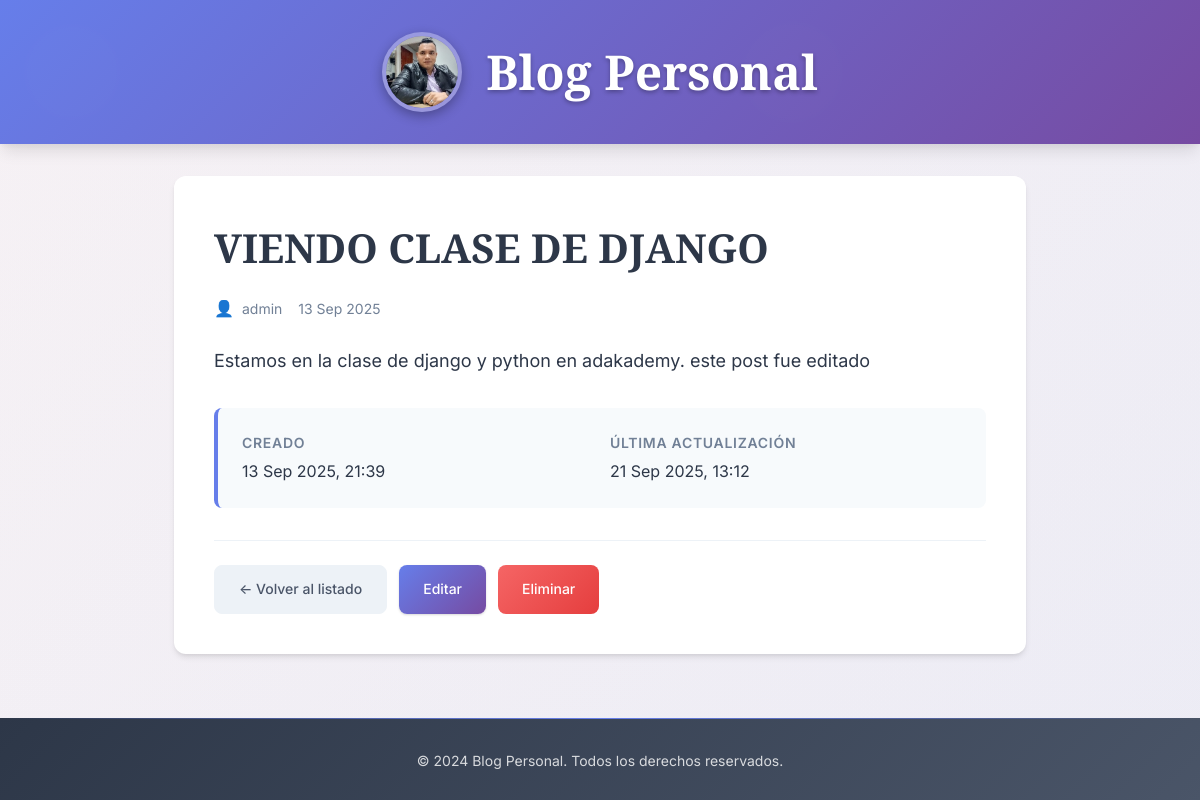
Before: /post/1/ with the older database file.
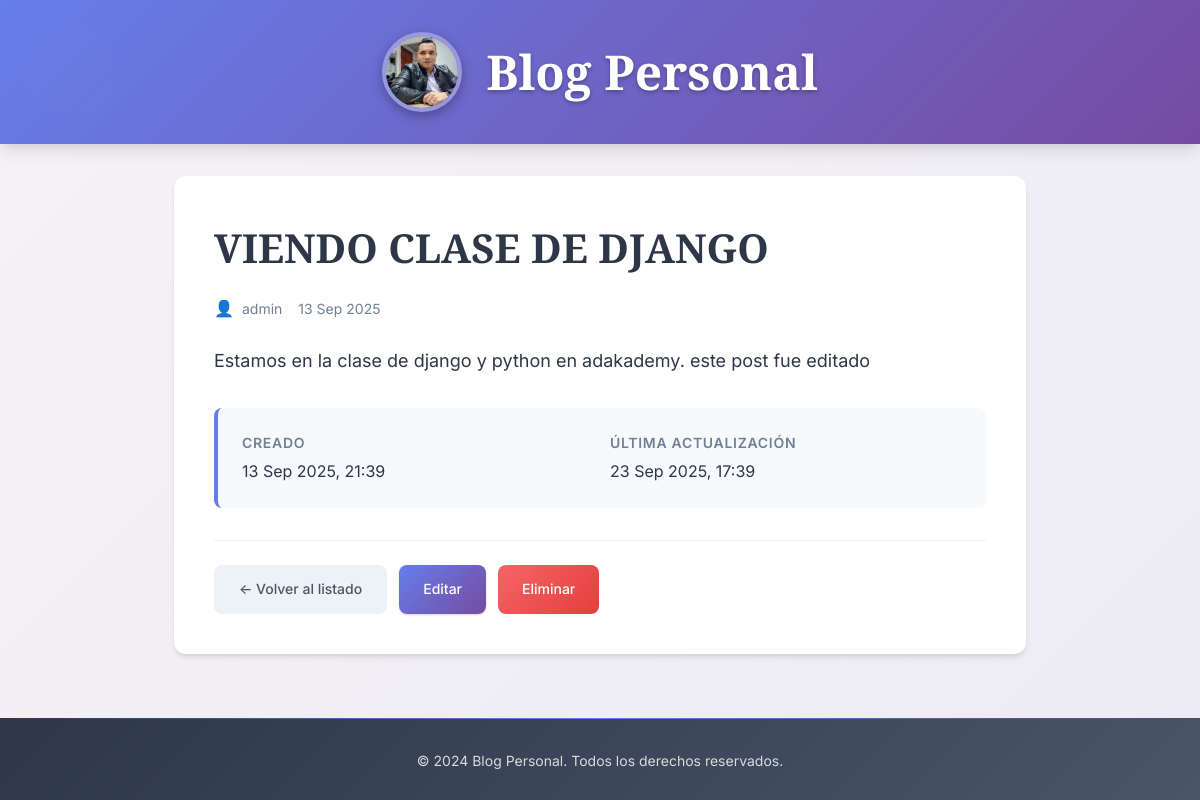
After: the same page with the newer database file.
### blogs/models.py (models this page shows, shortened)
class Post(models.Model):
    title = models.CharField(max_length=200)
    body = models.TextField()
    created_at = models.DateTimeField(
        auto_now_add=True
    )  # toma el tiempo automaticament del sistem o pc
    updated_at = models.DateTimeField(
        auto_now=True
    )  # toma el tiempo automaticament del sistem o pc
    author = models.ForeignKey(
        "auth.User", on_delete=models.CASCADE
    )  # toma el usario de la tabla auth_user de la base de datos de usuario por defecos de django

### blogs/views.py (the view)
# urls.py: path("post/<int:pk>/", PostDetailView.as_view(), name="post_detail"),
class PostDetailView(DetailView):
    model = Post
    template_name = "post_detail.html"

### templates/post_detail.html (shortened to what this page needs)
{% extends "_base.html" %}
{% block content %}
    <article class="post-detail">
        <header>
            <h1>{{ post.title }}</h1>
            <div class="post-meta">
                <div class="post-author">
                    <span>{{ post.author }}</span>
                </div>
                <time datetime="{{ post.created_at|date:'Y-m-d' }}">
                    {{ post.created_at|date:'d M Y' }}
                </time>
            </div>
        </header>
        <div class="post-content">
            {{ post.body|linebreaks }}
        </div>
        <div class="post-dates">
            <div class="date-item">
                <span class="date-label">Creado</span>
                <span class="date-value">{{ post.created_at|date:'d M Y, H:i' }}</span>
            </div>
            {% if post.updated_at != post.created_at %}
            <div class="date-item">
                <span class="date-label">Última actualización</span>
                <span class="date-value">{{ post.updated_at|date:'d M Y, H:i' }}</span>
            </div>
            {% endif %}
        </div>
        <div class="post-actions">
            <a href="{% url 'post_list' %}" class="btn btn-secondary">← Volver al listado</a>
            <a href="{% url 'post_edit' post.pk %}" class="btn btn-primary">Editar</a>
            <a href="{% url 'post_delete' post.pk %}" class="btn btn-danger">Eliminar</a>
        </div>
    </article>
{% endblock content %}

Changed rows visible on the page:
changed Post "VIENDO CLASE DE DJANGO": updated_at "21 Sep 2025, 13:12" → "23 Sep 2025, 17:39"
